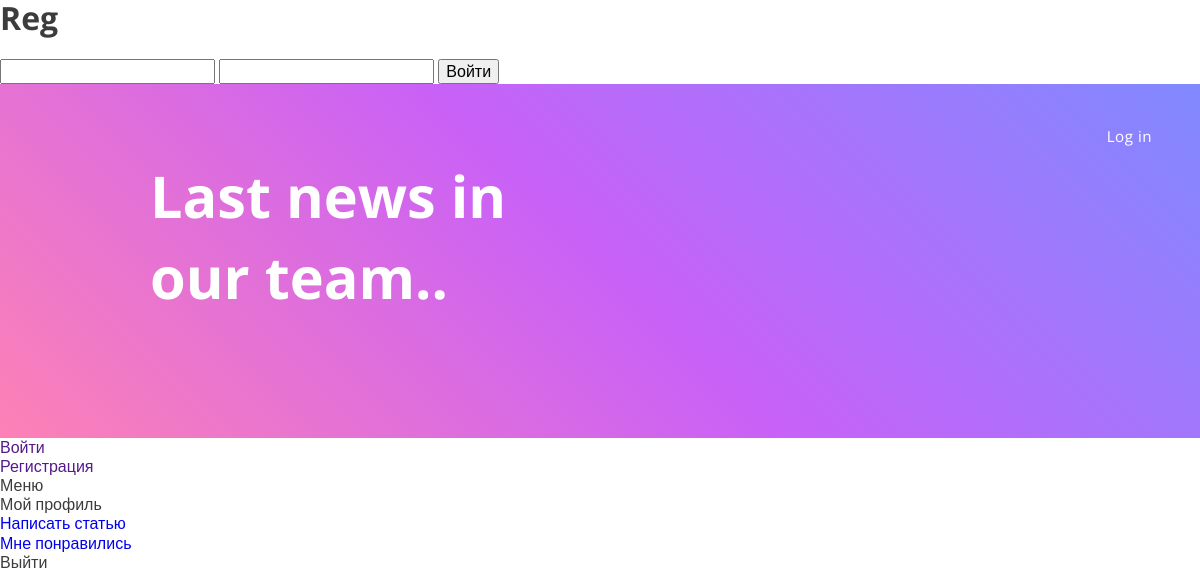
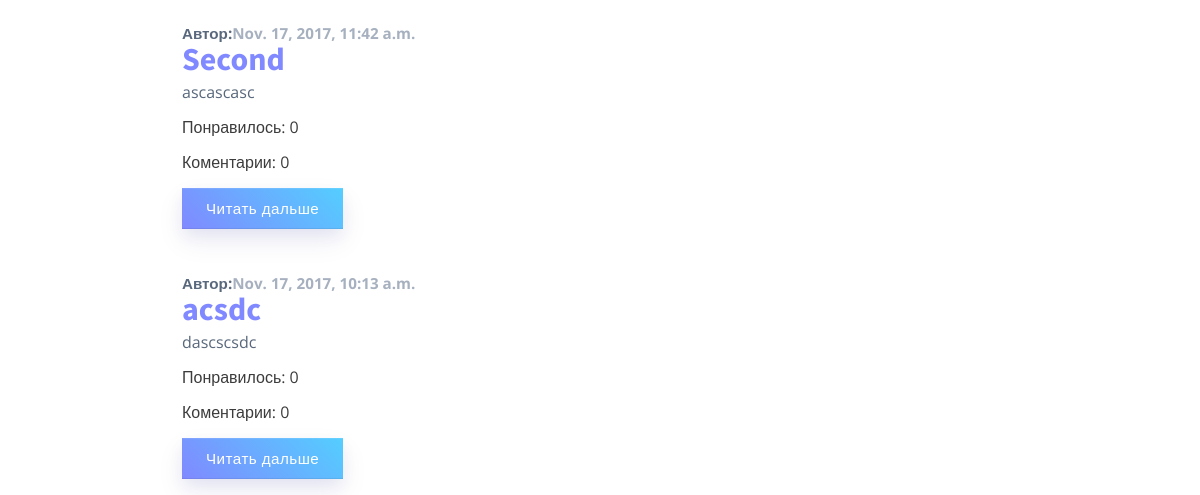
Before: /page/ with the older database file (2 pictures, top to bottom).
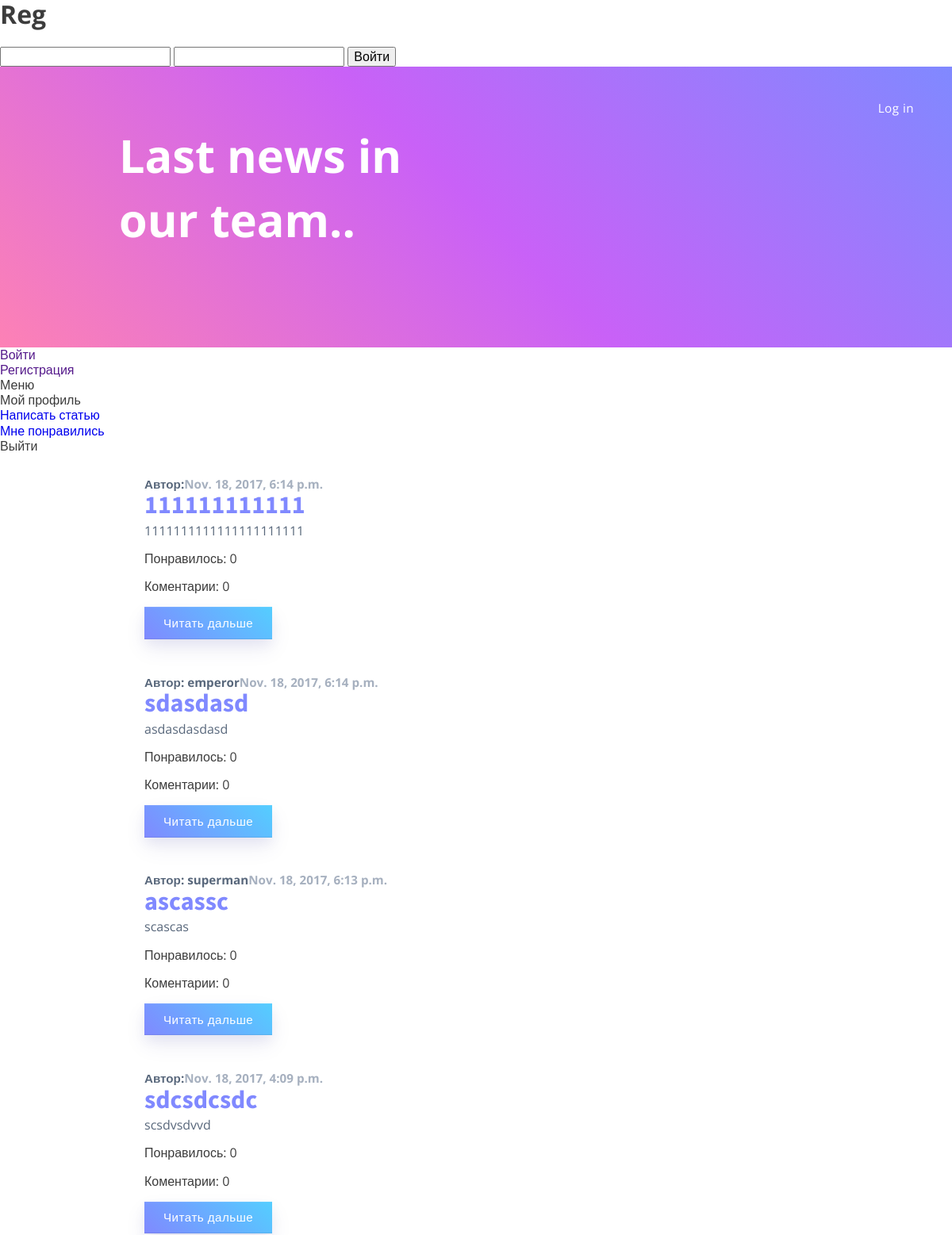
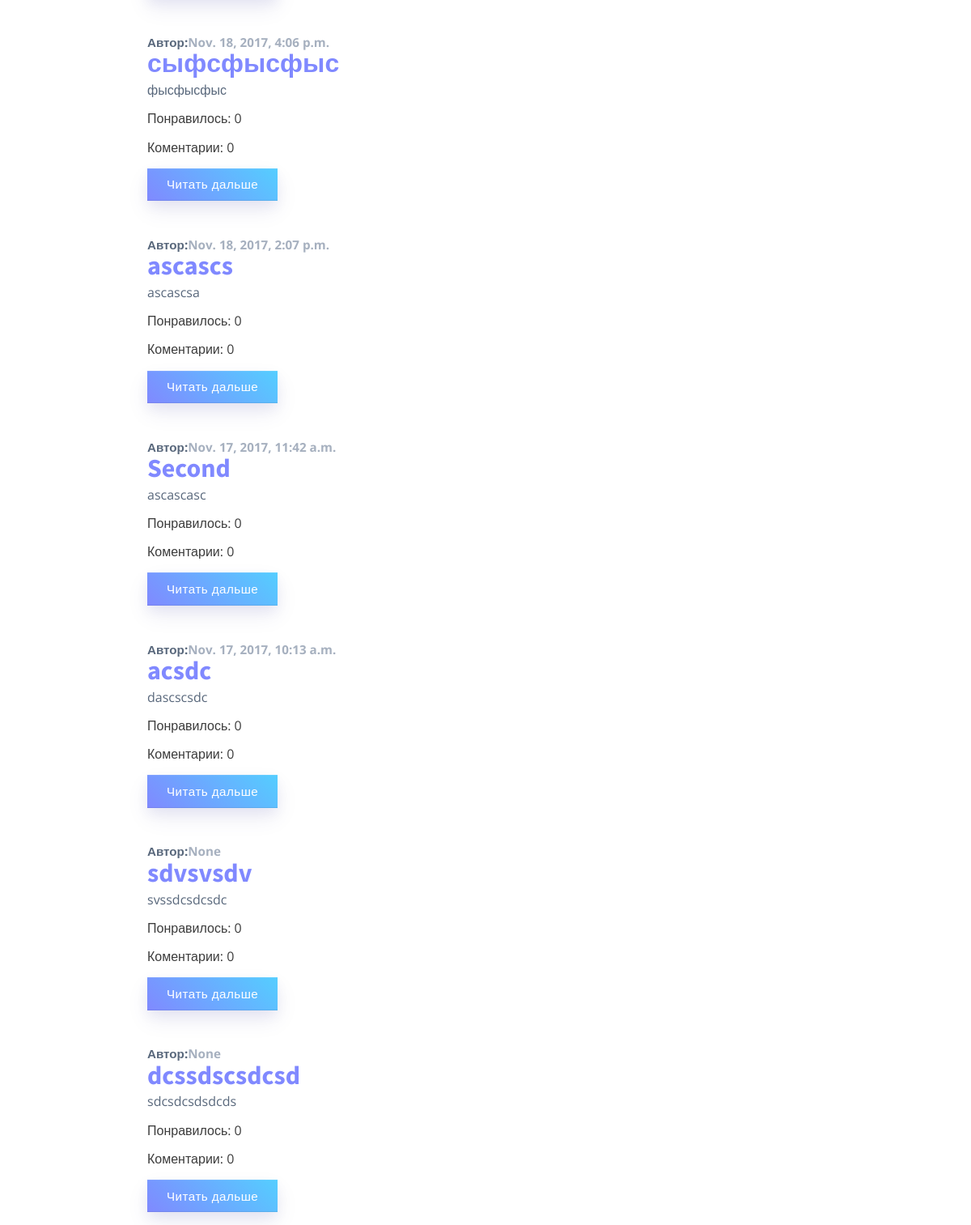
After: the same page with the newer database file (2 pictures, top to bottom).
### article/models.py (models this page shows)
class Article(models.Model):
    class Meta():
        db_table = 'article'
        ordering = ["-article_date"]
    article_title = models.CharField(max_length=200)
    article_text = models.TextField(null=True)
    article_date = models.DateTimeField(auto_now_add=True, null=True)
    article_likes = models.IntegerField(default=0)
    article_user = models.ForeignKey(User, null=True)

### article/views.py (the view)
def articleList(request):
    articles = Article.objects.all()
    return render(request, 'article/articleList.html', {'articleList': articles, 'username': auth.get_user(request).username})

### templates/article/articleList.html
{% extends 'base.html' %}
{% block content %}
    <div class="articles-list">
        <header class="articles-list__header">
            <div class="login">
                <div class="login__btn btn" id="menu">
                    <span>Log in</span>
                </div>
            </div>
            <div class="container">
                <h1 class="title">Last news in our team..</h1>
            </div>
        </header>
        <a href="">Войти</a>
        <a href="">Регистрация</a>
        <a>Меню</a>
        <a>Мой профиль</a>
        <a href="/articles/write/">Написать статью</a>
        <a href="/articles/favorite/">Мне понравились</a>
        <a>Выйти</a>
        <div class="container">
            {% for item in articleList %}
                <div class="articles-block">
                    <div class="articles-block__header">
                        <a href="/articles/users/{{ item.article_user.id }}" class="articles-block__author">
                            Автор: {{ item.article_user.username }}
                        </a>
                        <span class="articles-block__date">{{ item.article_date }}</span>
                    </div>
                    <h2 class="articles-block__title">{{ item.article_title }}</h2>
                    <p class="articles-block__announce">{{ item.article_text|truncatewords:2 }}</p>
                    <p>Понравилось: {{ item.article_likes }}</p>
                    <p>Коментарии: {{ item.article_likes }}</p>
                    <a href="/articles/get/{{ item.id }}" class="articles-block__read btn">Читать дальше</a>
                </div>
            {% endfor %}
        </div>
    </div>
{% endblock %}

### templates/base.html (shortened to what this page needs)
{% load static %}
<!DOCTYPE html>
<html lang="en">
<head>
    <link rel="stylesheet" href="{% static 'style/main.css' %}">
</head>
<body>
    {% include "components/login.html" %}
    {% block content %}
    {% endblock %}
</body>
</html>

### templates/components/login.html (shortened to what this page needs)
<h2>Reg</h2>
{% if username %}
    <h2>Hello {{ username }}</h2>
{% else %}
    <form action="/auth/login/" method="POST">
        <input type="text" name="name">
        <input type="password" name="password">
        <button>Войти</button>
    </form>
{% endif %}

### static/style/main.css (style rules this page uses)
html { font-family: sans-serif; line-height: 1.2; -ms-text-size-adjust: 100%; -webkit-text-size-adjust: 100%; }
body { margin: 0; padding: 0; }
* { -webkit-box-sizing: border-box; box-sizing: border-box; }
article, aside, footer, header, nav, section, a { display: block; }
a { text-decoration: none; background-color: transparent; -webkit-text-decoration-skip: objects; }
button, input, optgroup, select, textarea { font-family: sans-serif; font-size: 100%; line-height: 1.2; margin: 0; }
button, input { overflow: visible; }
button, select { text-transform: none; }
button, html [type='button'], [type='reset'], [type='submit'] { -webkit-appearance: button; }
html { font-size: 16px; }
*, *::after, *::before { -webkit-box-sizing: border-box; box-sizing: border-box; }
html { font-size: 16px; height: 100%; }
body { font-family: 'Open Sans', arial, sans-serif; font-size: 1rem; font-weight: 400; font-style: normal; position: relative; min-height: 100vh; min-height: 100%; color: #3c3c3c; background-color: #fff; }
.container { width: 75%; max-width: 1170px; margin: 0 auto; }
button { cursor: pointer; }
.btn { font-size: .95rem; line-height: 1.4; display: inline-block; padding: .6rem 1.5rem; cursor: pointer; text-align: center; letter-spacing: .03rem; color: #fff; border: none; -ms-touch-action: auto; touch-action: auto; }
a { text-decoration: none; }
h1, h2, h3, h4, h5, h6 { font-weight: 700; line-height: 1.1; margin-top: 0; }
p { margin-top: 0; }
h2 { font-size: 2rem; margin-bottom: 1.5rem; }
.title { font-size: 3.6rem; line-height: 1.4; margin-bottom: 3rem; color: #fff; }
.articles-list { position: relative; }
.articles-list__header { min-height: 350px; padding-top: 4.5rem; padding-right: 0; padding-bottom: 4.5rem; padding-left: 0; background: -webkit-linear-gradient(45deg, #fd81b5 0%, #c961f7 50%, #8089ff 100%); background: -o-linear-gradient(45deg, #fd81b5 0%, #c961f7 50%, #8089ff 100%); background: linear-gradient(45deg, #fd81b5 0%, #c961f7 50%, #8089ff 100%); }
.articles-list__header .title { width: 400px; }
.articles-block { padding: 1.8rem 1rem 1rem 2rem; }
.articles-block__header { font-size: .95rem; font-weight: 700; display: -webkit-box; display: -ms-flexbox; display: flex; -webkit-box-pack: start; -ms-flex-pack: start; justify-content: flex-start; }
.articles-block__author { text-decoration: none; color: #59687c; }
.articles-block__title { font-family: 'Source Sans Pro', arial, sans-serif; font-size: 2rem; margin-bottom: .35rem; color: #8089ff; }
.articles-block__date { color: #a6b0bf; }
.articles-block__announce { color: #59687c; }
.articles-block__read { background: -webkit-linear-gradient(45deg, #8089ff 0%, #54ceff 100%); background: -o-linear-gradient(45deg, #8089ff 0%, #54ceff 100%); background: linear-gradient(45deg, #8089ff 0%, #54ceff 100%); -webkit-box-shadow: 0 7px 15px rgba(0, 9, 128, .05), 0 12px 28px rgba(0, 9, 128, .075), inset 0 1px 1px rgba(255, 255, 255, .1), inset 0 -1px 1px rgba(0, 0, 0, .075); box-shadow: 0 7px 15px rgba(0, 9, 128, .05), 0 12px 28px rgba(0, 9, 128, .075), inset 0 1px 1px rgba(255, 255, 255, .1), inset 0 -1px 1px rgba(0, 0, 0, .075); }
.login { position: absolute; top: 2rem; right: 1.5rem; }

Changed rows visible on the page:
added Article: article_date "Nov. 18, 2017, 6:14 p.m.", article_title "111111111111", article_text "1111111111111111111111", article_likes "0"
added Article: article_user.username "emperor", article_date "Nov. 18, 2017, 6:14 p.m.", article_title "sdasdasd", article_text "asdasdasdasd", article_likes "0"
added Article: article_user.username "superman", article_date "Nov. 18, 2017, 6:13 p.m.", article_title "ascassc", article_text "scascas", article_likes "0"
added Article: article_date "Nov. 18, 2017, 4:09 p.m.", article_title "sdcsdcsdc", article_text "scsdvsdvvd", article_likes "0"
added Article: article_date "Nov. 18, 2017, 4:06 p.m.", article_title "сыфсфысфыс", article_text "фысфысфыс", article_likes "0"
added Article: article_date "Nov. 18, 2017, 2:07 p.m.", article_title "ascascs", article_text "ascascsa", article_likes "0"
added Article: article_date "None", article_title "sdvsvsdv", article_text "svssdcsdcsdc", article_likes "0"
added Article: article_date "None", article_title "dcssdscsdcsd", article_text "sdcsdcsdsdcds", article_likes "0"
